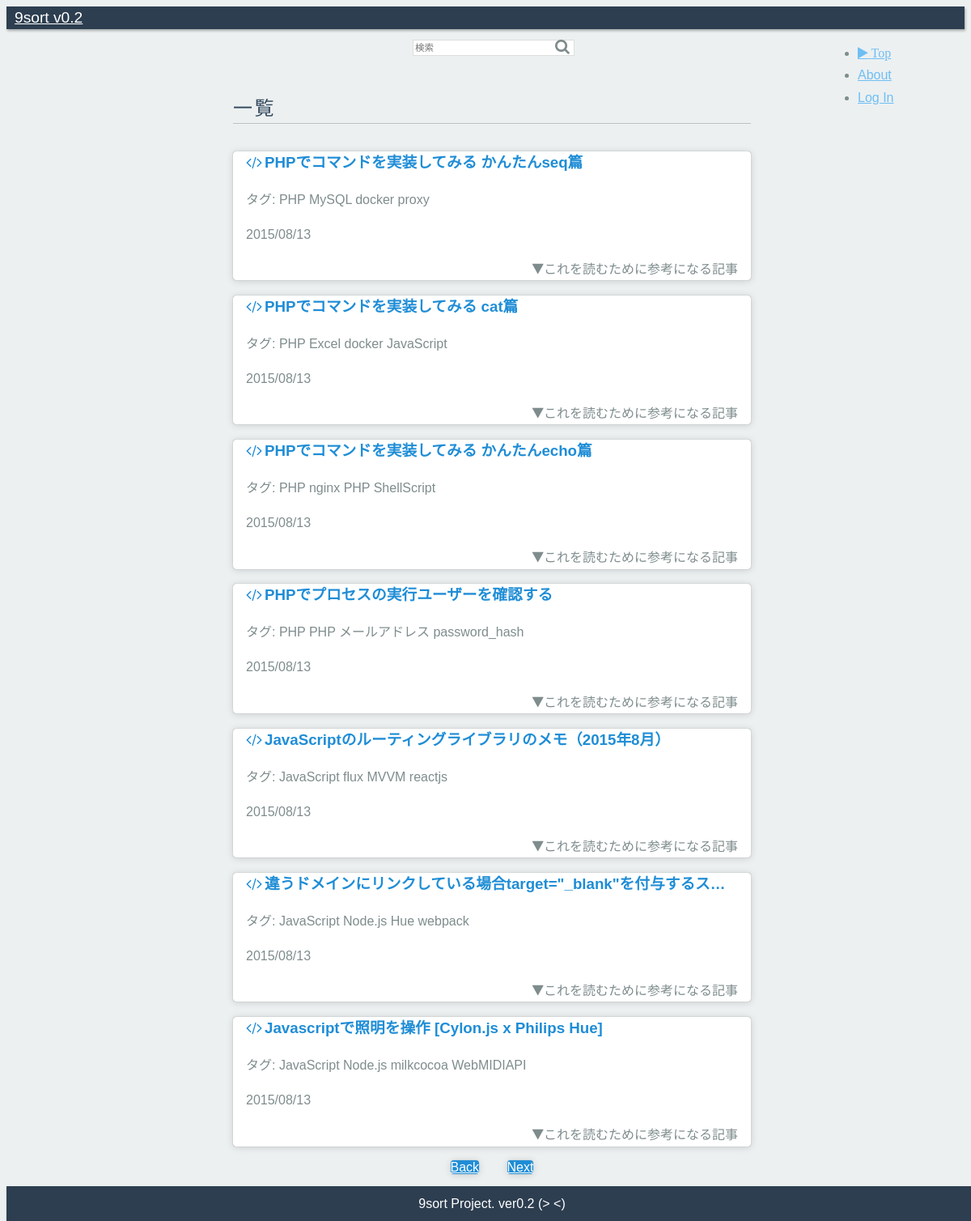
The page / on the database its author committed.
### tables this page shows
CREATE TABLE qiita_js(id integer primary key, title text, url text unique not null, date text, tag1 text, tag2 text, tag3 text, tag4 text, stocks integer, score integer);

### index.php (the view, shortened to what this page needs)
<?php
$SqLite3Path = "./crawl/9sort.sqlite3";
$offset = 0;
$page   = 1;
$key    = "";
$query  = "select * from qiita_js  union
select * from hatena_js union
select * from qiita_php union
select * from hatena_php
order by date desc limit 7 offset ";
$nineSortDB = new SQLite3($SqLite3Path);
$backLink = "<a class='pure-button' href='./index.php?p=".($page-1)."'>Back</a>";
$nextLink = "<a class='pure-button nextbtn' href='./index.php?p=".($page+1)."'>Next</a>";
$queryResults = $nineSortDB->query($query.$offset.";");
?>
<!doctype html>
<html lang="ja">
<head>
  <link rel="stylesheet" href="//yui.yahooapis.com/pure/0.6.0/pure-min.css">
  <link rel="stylesheet" href="//maxcdn.bootstrapcdn.com/font-awesome/4.3.0/css/font-awesome.min.css">
  <link rel="stylesheet" href="css/common.css">
</head>
<body>
  <div class="header">
    <div class="home-menu pure-menu pure-menu-horizontal pure-menu-scrollable pure-menu-fixed">
      <a class="pure-menu-heading" href="./index.php">9sort v0.2</a>
      <form class="pure-menu-heading pure-form" method="get" action="index.php">
        <search class="search">
          <input type="text" class="pure-input-rounded" placeholder="検索" name="q" value="<?php echo $key; ?>">
          <button type="submit" class="search-btn fa fa-search"></button>
        </search>
      </form>
      <ul class="pure-menu-list">
        <li class="pure-menu-item"><a href="index.php" class="pure-menu-link fa fa-play"> Top</a></li>
        <li class="pure-menu-item"><a href="" class="pure-menu-link">About</a></li>
        <li class="pure-menu-item"><a href="" class="pure-menu-link">Log In</a></li>
      </ul>
    </div>
  </div>
  <div class="content-wrapper">
    <div class="content">
      <h2 class="content-head">一覧</h2>
      <div class="pure-g">
        <?php
        $article = $queryResults->fetchArray(SQLITE3_ASSOC);
        $i = 0;
        while($article):
          $article['title'] = htmlspecialchars($article['title'], ENT_QUOTES|ENT_HTML5);
          $tags = htmlspecialchars("タグ: {$article['tag1']} {$article['tag2']} {$article['tag3']} {$article['tag4']}");
          $tags = str_replace(' 0', '', $tags);
        ?>
          <div class="article">
            <label for="Panel<?php echo $i;?>">
              <div class="l-box pure-u-1 pure-u-md-1 pure-u-lg-1">
                <h3 class="content-subhead">
                  <?php echo "<a href='{$article['url']}' target='_blank'><i class='fa fa-code'></i>{$article['title']}</a>"; ?>
                </h3>
                <?php
                echo "<p>{$tags}</p>";
                echo "<p>{$article["date"]}</p>"
                ?>
                <div class="is-right">
                  <i class="fa fa-play fa-rotate-90"></i>これを読むために参考になる記事
                </div>
              </div>
            </label>
          </div>
        <?php
          $i++;
          $article = $queryResults->fetchArray(SQLITE3_ASSOC);
        endwhile;
        ?>
      </div>
      <div class="linkbtn is-center">
        <?php echo $backLink; ?>
        <?php echo $nextLink; ?>
      </div>
    </div>
    <div class="footer is-center">
      9sort Project. ver0.2 (> <)
    </div>
  </div>
</body>
</html>

### css/common.css (style rules this page uses)
* { box-sizing: border-box; -moz-box-sizing: border-box; -webkit-box-sizing: border-box; font-family: 'Noto Sans Japanese', sans-serif; }
body { color: #7f8c8d; font-size: 16px; line-height: 1.7em; background-color: #ecf0f1; }
h2 { color: #34495e; }
h3 { max-width: 620px; white-space: nowrap; overflow: hidden; text-overflow: ellipsis; }
.l-box { padding-left: 1em; padding-right: 1em; }
.is-center { text-align: center; }
.header .pure-form input[type] { color: #34495e; width: 200px; height: 20px; border: 1px solid #ddd; font-size: 60%; box-shadow: none; margin-bottom: 0em; }
.pure-menu-heading.pure-form { position: absolute; left: 50%; margin-left: -100px; top: auto; }
.search-btn { border-style: none; background-color: rgba(0,0,0,0); position: absolute; top: 11px; left: 180px; color: #7f8c8d }
.pure-button { background-color: #1f8dd6; margin: 15px; color: white; border-top-left-radius: 4px; border-top-right-radius: 4px; border-bottom-right-radius: 4px; border-bottom-left-radius: 4px; box-shadow: rgba(0, 0, 0, 0.498039) 0px 0px 1px 0px, rgba(0, 0, 0, 0.14902) 0px 1px 10px 0px; }
.home-menu { box-shadow: 1px 2px 3px rgba(0,0,0, 0.3); background: #2d3e50; }
.pure-menu-horizontal.pure-menu-scrollable { padding: 0px; }
.pure-menu.pure-menu-fixed { border-bottom: none; }
.home-menu .pure-menu-heading { color: white; padding: 7px 10px; font-size: 120%; font-weight: 400; }
.home-menu a { color: #6FBEF3; }
.pure-menu-list { position: absolute; left: 85%; }
a.pure-menu-link.fa.fa-play { padding: 0; color: #6FBEF3; }
.content-wrapper { width: 100%; position: absolute; background: white; margin-top: 40px; background-color: #ecf0f1; z-index: -2; }
.content { max-width: 660px; margin-left: auto; margin-right: auto; padding: 10px; }
.content-head { padding-bottom: 5px; margin-top: 1.4em; margin-bottom: 1.4em; font-weight: 300; text-transform: uppercase; letter-spacing: 0.1em; border-bottom: 1px solid rgba(0, 0, 0, 0.2); box-shadow: rgba(255, 255, 255, 0.3) 0 1px 0; }
.content-subhead { color: #1f8dd6; }
.content-subhead a { color: #1f8dd6; text-decoration: none; }
.content-subhead i { margin-right: 3px; }
.article { background-color: #fff; width: 640px; height: auto; margin-bottom: 12px; border-top-left-radius: 4px; border-top-right-radius: 4px; border-bottom-right-radius: 4px; border-bottom-left-radius: 4px; box-shadow: rgba(0, 0, 0, 0.498039) 0px 0px 1px 0px, rgba(0, 0, 0, 0.14902) 0px 1px 10px 0px; }
.article a { color: #1f8dd6; text-decoration: none; }
.is-right { text-align: right; }
label { display: block; }
.footer { color: white; padding: 0.5em; text-align: center; box-shadow: 1px 2px 3px rgba(0,0,0, 0.3); background: #2d3e50; }

### rows shown on the page
qiita_js: title "PHPでコマンドを実装してみる かんたんseq篇", tags "タグ: PHP MySQL docker proxy", date "2015/08/13"
qiita_js: title "PHPでコマンドを実装してみる cat篇", tags "タグ: PHP Excel docker JavaScript", date "2015/08/13"
qiita_js: title "PHPでコマンドを実装してみる かんたんecho篇", tags "タグ: PHP nginx PHP ShellScript", date "2015/08/13"
qiita_js: title "PHPでプロセスの実行ユーザーを確認する", tags "タグ: PHP PHP メールアドレス password_hash", date "2015/08/13"
qiita_js: title "JavaScriptのルーティングライブラリのメモ（2015年8月）", tags "タグ: JavaScript flux MVVM reactjs", date "2015/08/13"
qiita_js: title "違うドメインにリンクしている場合target=\"_blank\"を付与するス…", tags "タグ: JavaScript Node.js Hue webpack", date "2015/08/13"
qiita_js: title "Javascriptで照明を操作 [Cylon.js x Philips Hue]", tags "タグ: JavaScript Node.js milkcocoa WebMIDIAPI", date "2015/08/13"
